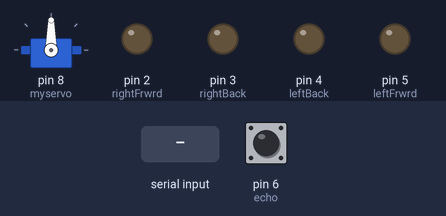
The sketch below on a simulated Arduino Uno, built with avr-gcc and run on an emulated ATmega328P. Shown: servo, output pins drawn as LEDs (lit = HIGH). The inputs (shaded band) are chosen by the test bench; at power-on: pin 6 (echo) LOW. Pins used as bus, display or sensor lines are not drawn; what the sketch prints to the serial monitor is not drawn.

Above: at 1.2 s.
1.3 s: "move forward" received over Serial
4.3 s: "move backward" received over Serial
7.3 s: "turn left" received over Serial
10.3 s: pin 6 (echo) pulsed HIGH 2 times (0.12 s each, 0.3 s apart)
At 11.1 s:
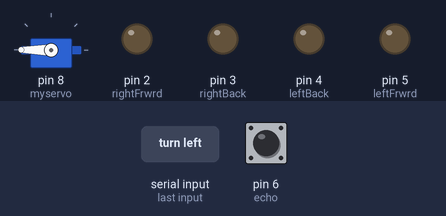
At 14.2 s:
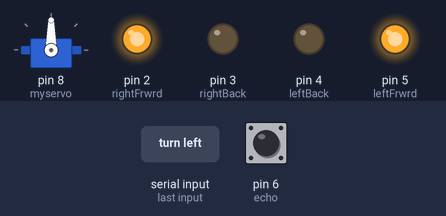
Timing chart, 0 to 16.8 s (numbered marks = the images above; inputs shaded):
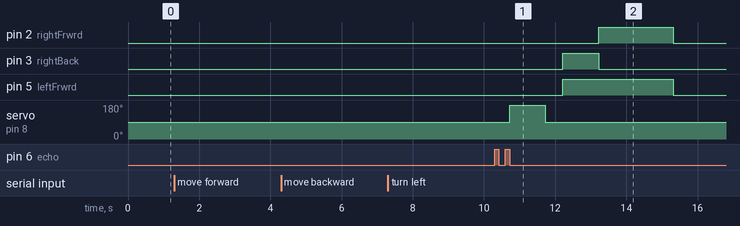

The sketch:

Source_Code.ino
```cpp
const int trig = 7;
const int echo = 6;

const int leftFrwrd = 5;
const int leftBack = 4;
const int rightFrwrd = 2;
const int rightBack = 3;
float duration = 0;

float distance = 0;

String voice;

#include<Servo.h>

#define IR A5

Servo myservo;
void setup()
{
  pinMode(trig , OUTPUT);
  pinMode(echo , INPUT);

  pinMode(IR, INPUT);

  pinMode(leftFrwrd , OUTPUT);
  pinMode(leftBack , OUTPUT);
  pinMode(rightFrwrd , OUTPUT);
  pinMode(rightBack , OUTPUT);

  myservo.attach(8);
  myservo.write(90);

  Serial.begin(9600);

}
void loop(){

while(Serial.available()) {
  voice = "";
  voice = Serial.readString();

    Serial.print(voice);
}


  digitalWrite(trig,LOW);
  delay(100);
  digitalWrite(trig, HIGH);
  delay(1000);
  digitalWrite(trig, LOW);
  duration = pulseIn(echo, HIGH);
  distance = (duration*0.034/2);
  Serial.print("Distance: ");
  Serial.println(distance);

  if(distance > 40){
   if(voice == "move forward"){
    forward();

  }else if(voice == "move backward"){
    backward();

  }else if(voice == "turn left"){
    left();

  }else if(voice == "turn right"){
    right();

  }else if(voice == "stop") {
    stop();
  }

    voice = "";
  }
  else{
    stop();}
}

void forward(){
    digitalWrite(leftFrwrd , HIGH);
    digitalWrite(leftBack , LOW);
    digitalWrite(rightFrwrd , HIGH);
    digitalWrite(rightBack ,LOW );
  }
 void backward(){
  int IR_Sensor = digitalRead(IR);
  if(IR_Sensor == 0) {
    digitalWrite(leftFrwrd , LOW);
    digitalWrite(leftBack , LOW);
    digitalWrite(rightFrwrd , LOW);
    digitalWrite(rightBack ,LOW );
    voice="";
  }
  else{
    digitalWrite(leftFrwrd , LOW);
    digitalWrite(leftBack , HIGH);
    digitalWrite(rightFrwrd , LOW);
    digitalWrite(rightBack ,HIGH );
  }
  }
 void right(){
    myservo.write(0);
    delay(1000);
    myservo.write(90);
    delay(500);

    digitalWrite(leftFrwrd , LOW);
    digitalWrite(leftBack , HIGH);
    digitalWrite(rightFrwrd , HIGH);
    digitalWrite(rightBack ,LOW );
    delay(1000);

    digitalWrite(leftFrwrd , HIGH);
    digitalWrite(leftBack , LOW);
    digitalWrite(rightFrwrd , HIGH);
    digitalWrite(rightBack ,LOW );

  }
 void left(){
     myservo.write(180);
     delay(1000);
     myservo.write(90);
     delay(500);

    digitalWrite(leftFrwrd , HIGH);
    digitalWrite(leftBack , LOW);
    digitalWrite(rightFrwrd , LOW);
    digitalWrite(rightBack ,HIGH );
    delay(1000);

    digitalWrite(leftFrwrd , HIGH);
    digitalWrite(leftBack , LOW);
    digitalWrite(rightFrwrd , HIGH);
    digitalWrite(rightBack ,LOW );

  }
 void stop(){
    digitalWrite(leftFrwrd , LOW);
    digitalWrite(leftBack , LOW);
    digitalWrite(rightFrwrd , LOW);
    digitalWrite(rightBack ,LOW );
  }
```

Measured:
- after the input at 1.3 s, every drawn part: stays the same
- after the input at 4.3 s, every drawn part: stays the same
- after the input at 7.3 s, every drawn part: stays the same
- after the input at 10.3 s, pin 2 (rightFrwrd): LOW → HIGH after 2.9 s, → LOW 2.1 s later; pin 3 (rightBack): LOW → HIGH after 1.9 s, → LOW 1.0 s later; pin 5 (leftFrwrd): LOW → HIGH after 1.9 s, → LOW 3.1 s later; servo on pin 8 (myservo): 90° → 180° after 0.42 s, → 90° 1.0 s later
